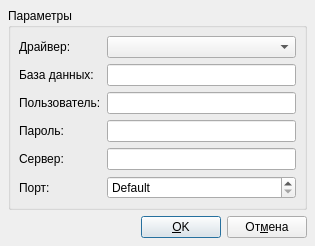
<?xml version="1.0" encoding="UTF-8"?>
<ui version="4.0">
 <class>QSqlConnectionDialogUi</class>
 <widget class="QDialog" name="QSqlConnectionDialogUi">
  <property name="geometry">
   <rect>
    <x>0</x>
    <y>0</y>
    <width>315</width>
    <height>239</height>
   </rect>
  </property>
  <property name="windowTitle">
   <string/>
  </property>
  <layout class="QVBoxLayout">
   <property name="spacing">
    <number>6</number>
   </property>
   <property name="margin">
    <number>8</number>
   </property>
   <item>
    <widget class="QGroupBox" name="connGroupBox">
     <property name="title">
      <string>Параметры </string>
     </property>
     <layout class="QGridLayout">
      <property name="margin">
       <number>8</number>
      </property>
      <property name="spacing">
       <number>6</number>
      </property>
      <item row="0" column="1">
       <widget class="QComboBox" name="comboDriver"/>
      </item>
      <item row="2" column="0">
       <widget class="QLabel" name="textLabel4">
        <property name="text">
         <string>Пользователь:</string>
        </property>
        <property name="buddy">
         <cstring>editUsername</cstring>
        </property>
       </widget>
      </item>
      <item row="0" column="0">
       <widget class="QLabel" name="textLabel2">
        <property name="text">
         <string>Драйвер:</string>
        </property>
        <property name="buddy">
         <cstring>comboDriver</cstring>
        </property>
       </widget>
      </item>
      <item row="1" column="1">
       <widget class="QLineEdit" name="editDatabase"/>
      </item>
      <item row="5" column="1">
       <widget class="QSpinBox" name="portSpinBox">
        <property name="specialValueText">
         <string>Default</string>
        </property>
        <property name="minimum">
         <number>-1</number>
        </property>
        <property name="maximum">
         <number>65535</number>
        </property>
        <property name="value">
         <number>-1</number>
        </property>
       </widget>
      </item>
      <item row="1" column="0">
       <widget class="QLabel" name="textLabel3">
        <property name="text">
         <string>База данных:</string>
        </property>
        <property name="buddy">
         <cstring>editDatabase</cstring>
        </property>
       </widget>
      </item>
      <item row="3" column="1">
       <widget class="QLineEdit" name="editPassword">
        <property name="echoMode">
         <enum>QLineEdit::Password</enum>
        </property>
       </widget>
      </item>
      <item row="2" column="1">
       <widget class="QLineEdit" name="editUsername"/>
      </item>
      <item row="4" column="1">
       <widget class="QLineEdit" name="editHostname"/>
      </item>
      <item row="4" column="0">
       <widget class="QLabel" name="textLabel5">
        <property name="text">
         <string>Сервер:</string>
        </property>
        <property name="buddy">
         <cstring>editHostname</cstring>
        </property>
       </widget>
      </item>
      <item row="5" column="0">
       <widget class="QLabel" name="textLabel5_2">
        <property name="text">
         <string>Порт:</string>
        </property>
        <property name="buddy">
         <cstring>portSpinBox</cstring>
        </property>
       </widget>
      </item>
      <item row="3" column="0">
       <widget class="QLabel" name="textLabel4_2">
        <property name="text">
         <string>Пароль:</string>
        </property>
        <property name="buddy">
         <cstring>editPassword</cstring>
        </property>
       </widget>
      </item>
     </layout>
    </widget>
   </item>
   <item>
    <layout class="QHBoxLayout">
     <property name="spacing">
      <number>6</number>
     </property>
     <property name="margin">
      <number>0</number>
     </property>
     <item>
      <spacer>
       <property name="orientation">
        <enum>Qt::Horizontal</enum>
       </property>
       <property name="sizeType">
        <enum>QSizePolicy::Expanding</enum>
       </property>
       <property name="sizeHint" stdset="0">
        <size>
         <width>20</width>
         <height>20</height>
        </size>
       </property>
      </spacer>
     </item>
     <item>
      <widget class="QPushButton" name="okButton">
       <property name="text">
        <string>&amp;OK</string>
       </property>
       <property name="default">
        <bool>true</bool>
       </property>
      </widget>
     </item>
     <item>
      <widget class="QPushButton" name="cancelButton">
       <property name="text">
        <string>От&amp;мена</string>
       </property>
      </widget>
     </item>
    </layout>
   </item>
  </layout>
 </widget>
 <tabstops>
  <tabstop>comboDriver</tabstop>
  <tabstop>editDatabase</tabstop>
  <tabstop>editUsername</tabstop>
  <tabstop>editPassword</tabstop>
  <tabstop>editHostname</tabstop>
  <tabstop>portSpinBox</tabstop>
  <tabstop>okButton</tabstop>
  <tabstop>cancelButton</tabstop>
 </tabstops>
 <resources/>
 <connections/>
</ui>
